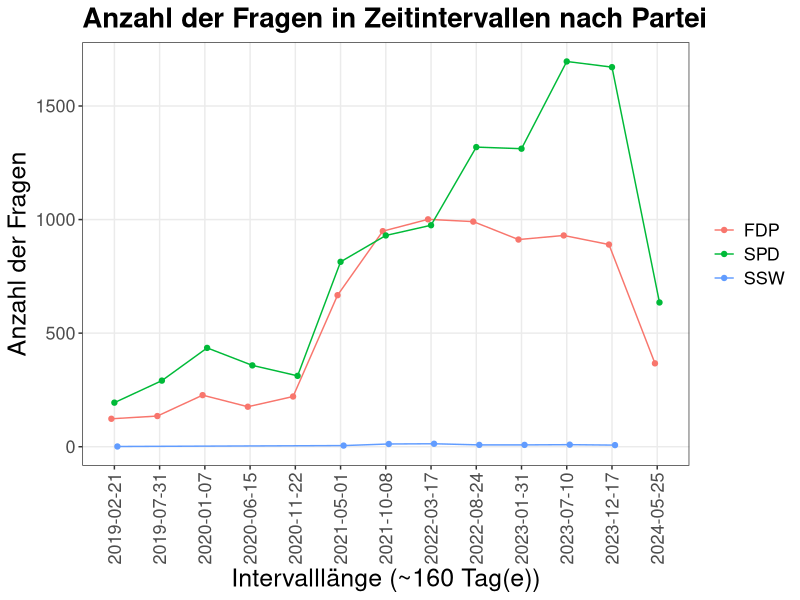

This figure's R source:
library(dplyr)
library(ggplot2)
library(forcats)
library(tibble)

# load data
data <- read.csv(
  file.path("data", "abgeordnetenwatch_data_long_preprocessed_utf8_2.csv")
)

display_period <- function(data, start, end, interval_lengths, parties) {
  
  # create intervals for data aggregation
  no_of_days <- as.integer(floor((end - start)))
  no_of_intervals = ceiling(no_of_days/interval_lengths)

  # get starting date for each interval
  starting_interval_date <- seq(start, end, by = interval_lengths)
  
  # select and transform relevant data
  data |>
    filter(question_date >= start & question_date <= end) |>
    filter(party %in% parties) |>
    mutate(interval = findInterval(
      as.integer(as.Date(question_date) - start), 
      c(0, interval_lengths*1:no_of_intervals))) |>
    group_by(interval, party) |>
    summarise(no_of_questions = n(), .groups = "drop") |>

    # create plot
    ggplot(
      aes(
        x = interval,
        y = no_of_questions,
        colour = party,
        group = party
      )
    ) +
    geom_line(position = position_dodge(0.2)) +
    geom_point(position = position_dodge(0.2))+
    labs(
      y = "Anzahl der Fragen",
      x = paste0("Intervalllänge (~", interval_lengths, " Tag(e))"),
      color = NULL,
      title = "Anzahl der Fragen in Zeitintervallen nach Partei"
    ) +
    scale_x_continuous(
      breaks = c(1:length(starting_interval_date)), 
      labels = starting_interval_date,
      guide = guide_axis(angle = 90)
    ) +
    #scale_color_manual(values = party_colors) +
    theme_bw() + 
    theme(
      panel.grid.minor = element_blank(),
      axis.title = element_text(size = 18),
      axis.text = element_text(size = 13),
      plot.title = element_text(face = "bold", size = 20),
      legend.text = element_text(size = 13)
    )
}

display_period(data, as.Date("2019-02-21"), as.Date("2024-08-03"), 160, c("SPD", "SSW", "FDP"))

